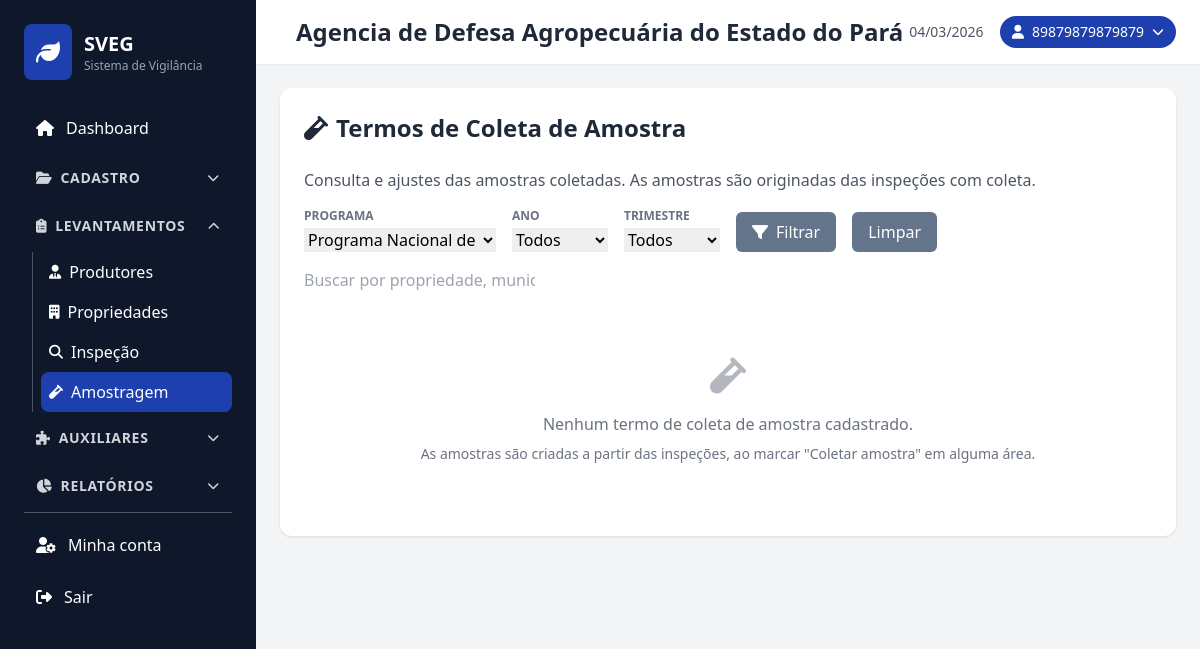
The page /amostragem/index.php?programa=68171b8fe81ca6.43972370 (signed in) on the database as committed earlier.
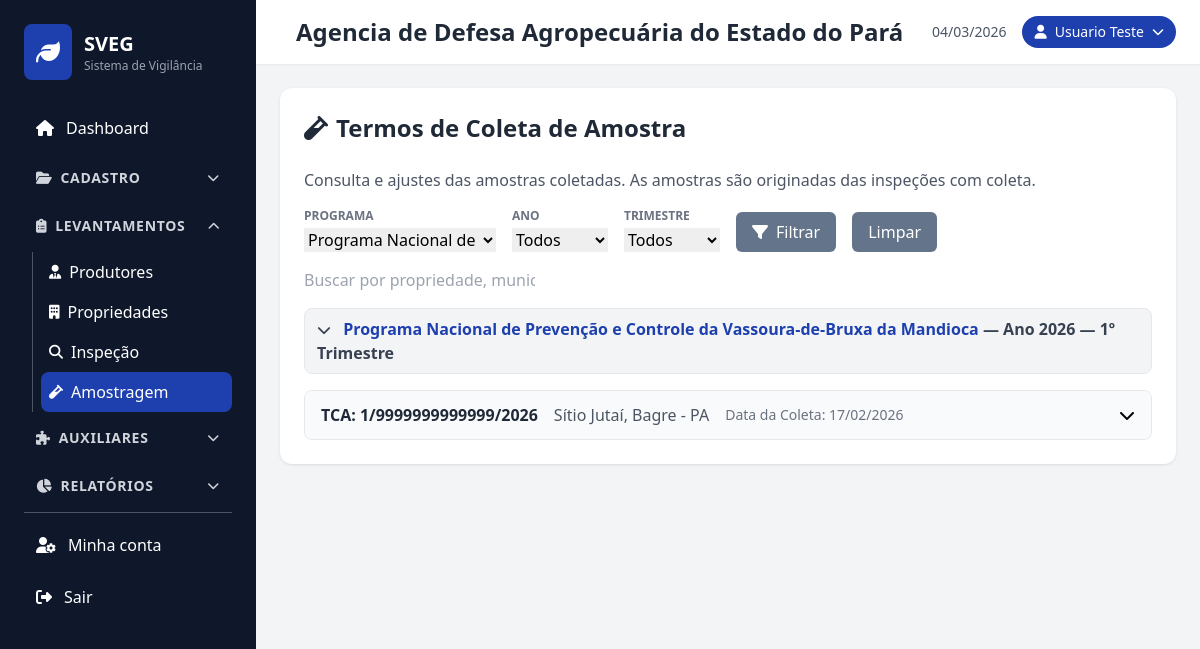
The same page on the database as committed later.
### tables this page shows
CREATE TABLE `termo_inspecao` (
  `id` char(36) NOT NULL,
  `data_inspecao` date DEFAULT NULL,
  `data_amostragem` date DEFAULT NULL,
  `termo_inspecao` varchar(30) DEFAULT NULL,
  `termo_coleta` varchar(30) DEFAULT NULL,
  `id_usuario` varchar(255) DEFAULT NULL,
  `id_auxiliar` varchar(255) DEFAULT NULL,
  `id_propriedade` char(36) DEFAULT NULL,
  `id_programa` char(36) DEFAULT NULL,
  `criado_em` timestamp NOT NULL DEFAULT CURRENT_TIMESTAMP,
  `atualizado_em` timestamp NOT NULL DEFAULT CURRENT_TIMESTAMP ON UPDATE CURRENT_TIMESTAMP
);

CREATE TABLE `programas` (
  `id` char(36) NOT NULL,
  `codigo` varchar(20) DEFAULT NULL,
  `nome` varchar(255) NOT NULL,
  `nomes_comuns` varchar(255) DEFAULT NULL,
  `nome_cientifico` varchar(255) DEFAULT NULL,
  `criado_em` timestamp NOT NULL DEFAULT CURRENT_TIMESTAMP,
  `atualizado_em` timestamp NOT NULL DEFAULT CURRENT_TIMESTAMP ON UPDATE CURRENT_TIMESTAMP
);

CREATE TABLE `propriedades` (
  `id` char(36) NOT NULL,
  `n_cadastro` varchar(50) DEFAULT NULL,
  `cpf_cnpj` varchar(20) DEFAULT NULL,
  `RG_IE` varchar(20) DEFAULT NULL,
  `nome` varchar(100) NOT NULL,
  `CEP` varchar(10) DEFAULT NULL,
  `endereco` varchar(200) DEFAULT NULL,
  `bairro` varchar(100) DEFAULT NULL,
  `municipio` varchar(255) DEFAULT NULL,
  `UF` char(2) DEFAULT NULL,
  `area_total` double DEFAULT NULL,
  `destino_producao` varchar(255) DEFAULT NULL,
  `id_proprietario` char(36) DEFAULT NULL,
  `classificacao` varchar(50) DEFAULT NULL,
  `producao_familiar` char(3) DEFAULT NULL,
  `latitude` decimal(10,8) DEFAULT NULL,
  `longitude` decimal(11,8) DEFAULT NULL,
  `observacoes` text,
  `criado_em` timestamp NULL DEFAULT CURRENT_TIMESTAMP,
  `atualizado_em` timestamp NULL DEFAULT CURRENT_TIMESTAMP ON UPDATE CURRENT_TIMESTAMP
);

### includes/auth.php (called while the page is built, shortened)
<?php
function getLoggedUser() {
    return $_SESSION['user'] ?? null;
}

### includes/functions.php (called while the page is built, shortened)
<?php
function getUserPhotoDataUrl($login) {
    $db = (new Database())->getConnection();
    $stmt = $db->prepare("SELECT picture FROM sec_users WHERE login = ?");
    $stmt->execute([$login]);
    $blob = $stmt->fetchColumn();
    if (!$blob) return null;
    $finfo = new finfo(FILEINFO_MIME_TYPE);
    $mime = $finfo->buffer($blob) ?: 'image/jpeg';
    return 'data:' . $mime . ';base64,' . base64_encode($blob);
}
?>

### amostragem/index.php (the view, shortened to what the changed rows need)
<?php
require_once '../includes/functions.php';
include '../includes/header.php';
$database = new Database();
$db = $database->getConnection();
$filtro_programa = isset($_GET['programa']) && $_GET['programa'] !== '' ? sanitizeInput($_GET['programa']) : null;
$params = [];
$where = ["t.termo_coleta IS NOT NULL", "TRIM(t.termo_coleta) != ''"];
if ($filtro_programa) {
    $where[] = "t.id_programa = :filtro_programa";
    $params[':filtro_programa'] = $filtro_programa;
}
$sql_where = 'WHERE ' . implode(' AND ', $where);
$sql = "
    SELECT t.id, t.termo_coleta, t.data_amostragem, t.id_usuario, t.id_auxiliar, t.id_propriedade, t.id_programa,
           p.nome as propriedade_nome, p.municipio as propriedade_municipio, p.UF as propriedade_uf,
           u.name as usuario_nome, fu.nome as usuario_formacao, cr.nome as usuario_cargo,
           au.name as auxiliar_nome, fa.nome as auxiliar_formacao, ca.nome as auxiliar_cargo,
           pr.nome as programa_nome,
           YEAR(COALESCE(t.data_amostragem, t.criado_em)) as ano,
           CEIL(MONTH(COALESCE(t.data_amostragem, t.criado_em)) / 3) as trimestre
    FROM termo_inspecao t
    LEFT JOIN propriedades p ON t.id_propriedade = p.id
    LEFT JOIN sec_users u ON t.id_usuario = u.login
    LEFT JOIN formacao fu ON u.formacao = fu.id
    LEFT JOIN cargos cr ON u.role = cr.id
    LEFT JOIN sec_users au ON t.id_auxiliar = au.login
    LEFT JOIN formacao fa ON au.formacao = fa.id
    LEFT JOIN cargos ca ON au.role = ca.id
    LEFT JOIN programas pr ON t.id_programa = pr.id
    $sql_where
    ORDER BY COALESCE(pr.nome, ''), ano DESC, trimestre DESC, t.data_amostragem DESC, t.criado_em DESC
";
$stmt = $db->prepare($sql);
$stmt->execute($params);
$termos = $stmt->fetchAll(PDO::FETCH_ASSOC);
?>
<div class="card">
    <div class="flex justify-between items-center mb-6">
        <h2 class="text-2xl font-bold text-gray-800">
            <i class="fas fa-vial mr-2"></i>Termos de Coleta de Amostra
        </h2>
    </div>
    <div class="space-y-4">
        <?php
        $ult_grupo = '';
        foreach ($termos as $t):
            $grupo = ($t['programa_nome'] ?? '-') . '|' . ($t['ano'] ?? '-') . '|' . ($t['trimestre'] ?? '-');
            if ($grupo !== $ult_grupo):
                $ult_grupo = $grupo;
        ?>
        <div class="py-2 px-3 rounded-lg font-semibold text-gray-700 bg-gray-100 border border-gray-200 grupo-header cursor-pointer hover:bg-gray-200" data-grupo="<?php echo htmlspecialchars($grupo); ?>" onclick="toggleGrupoAmostragem(this)">
            <i class="fas fa-chevron-down grupo-chevron mr-2 transition-transform inline-block text-sm" style="width: 1em;"></i>
            <span class="text-primary"><?php echo htmlspecialchars($t['programa_nome'] ?? 'Sem programa'); ?></span>
            — Ano <?php echo htmlspecialchars($t['ano'] ?? '-'); ?>
            — <?php echo (int)($t['trimestre'] ?? 0); ?>º Trimestre
        </div>
        <?php endif;
            $tid = $t['id'];
            $nomeMunicipioUf = trim(($t['propriedade_municipio'] ?? '') . ($t['propriedade_uf'] ? ' - ' . $t['propriedade_uf'] : ''));
            $dataColetaStr = !empty($t['data_amostragem']) && $t['data_amostragem'] != '0000-00-00' ? date('d/m/Y', strtotime($t['data_amostragem'])) : '-';
            $dataSearch = strtolower(htmlspecialchars(($t['propriedade_nome'] ?? '') . ' ' . ($t['propriedade_municipio'] ?? '') . ' ' . ($t['usuario_nome'] ?? $t['id_usuario'] ?? '') . ' ' . ($t['usuario_formacao'] ?? '') . ' ' . ($t['auxiliar_nome'] ?? '') . ' ' . ($t['auxiliar_formacao'] ?? '') . ' ' . ($t['termo_coleta'] ?? '')));
        ?>
        <div class="border border-gray-200 rounded-lg overflow-hidden termo-amostragem-row" data-search="<?php echo $dataSearch; ?>" data-grupo="<?php echo htmlspecialchars($grupo); ?>">
            <div class="bg-gray-50 px-4 py-3 flex items-center justify-between cursor-pointer hover:bg-gray-100" onclick="toggleDetalhe('detalhe-<?php echo htmlspecialchars($tid); ?>')">
                <div class="flex items-center gap-4 flex-wrap">
                    <span class="font-semibold text-gray-800">TCA: <?php echo htmlspecialchars($t['termo_coleta'] ?? '-'); ?></span>
                    <span class="text-gray-600"><?php echo htmlspecialchars($t['propriedade_nome'] ?? '-'); ?><?php if ($nomeMunicipioUf): ?>, <?php echo htmlspecialchars($nomeMunicipioUf); ?><?php endif; ?></span>
                    <span class="text-sm text-gray-500">Data da Coleta: <?php echo $dataColetaStr; ?></span>
                </div>
                <i class="fas fa-chevron-down transition-transform detalhe-chevron" id="chevron-<?php echo htmlspecialchars($tid); ?>"></i>
            </div>
        </div>
        <?php endforeach; ?>
    </div>
    <?php if (empty($termos)): ?>
    <div class="text-center py-12 text-gray-500">
        <i class="fas fa-vial text-4xl mb-4 opacity-50"></i>
        <p>Nenhum termo de coleta de amostra cadastrado.</p>
        <p class="text-sm mt-2">As amostras são criadas a partir das inspeções, ao marcar "Coletar amostra" em alguma área.</p>
    </div>
    <?php endif; ?>
</div>
<?php include '../includes/footer.php'; ?>

### includes/header.php (shortened to what the changed rows need)
<?php
require_once __DIR__ . '/auth.php';
$script_name = isset($_SERVER['SCRIPT_NAME']) ? $_SERVER['SCRIPT_NAME'] : '/';
$script_dir = str_replace('\\', '/', dirname($script_name));
$dir_segments = array_values(array_filter(explode('/', trim($script_dir, '/'))));
$subfolders = ['programas', 'propriedades', 'produtos', 'hospedeiros', 'produtores', 'orgaos', 'orgaos_tipos', 'unidades', 'municipios', 'cargos', 'normas', 'termo_inspecao', 'amostragem', 'usuarios', 'config_email'];
$last_seg = end($dir_segments);
if ($last_seg && in_array($last_seg, $subfolders)) {
    array_pop($dir_segments);
}
$base_path = (count($dir_segments) > 0) ? '/' . implode('/', $dir_segments) . '/' : '/';
?>
<!DOCTYPE html>
<html lang="pt-BR">
<head>
    <script src="https://cdn.tailwindcss.com"></script>
    <link rel="stylesheet" href="https://cdnjs.cloudflare.com/ajax/libs/font-awesome/6.4.0/css/all.min.css">
    <link rel="stylesheet" href="<?php echo htmlspecialchars($base_path); ?>css/style.css">
</head>
<body class="bg-gray-100">
    <div class="flex h-screen overflow-hidden">
        <?php include 'sidebar.php'; ?>
        <div class="flex flex-col flex-1 overflow-y-auto">
            <header id="app-header" class="bg-white shadow-sm">
                <div class="px-6 py-4 flex justify-between items-center">
                    <div class="flex items-center">
                        <h1 class="text-2xl font-bold text-gray-800 ml-4"><?php
                            $u = getLoggedUser();
                            echo htmlspecialchars($u['orgao_nome'] ?? 'SVEG');
                        ?></h1>
                    </div>
                    <div class="flex items-center space-x-4">
                        <?php $user = getLoggedUser();
                        $user_photo_url = $user ? getUserPhotoDataUrl($user['login']) : null;
                        ?>
                        <div class="relative" id="user-badge-wrap">
                            <button type="button" id="user-badge" class="flex items-center gap-2 bg-primary text-white px-3 py-1.5 rounded-full text-sm hover:bg-blue-900 cursor-pointer transition-colors">
                                <?php if ($user_photo_url): ?>
                                <img src="<?php echo htmlspecialchars($user_photo_url); ?>" alt="" class="w-6 h-6 rounded-full object-cover">
                                <?php else: ?>
                                <i class="fas fa-user"></i>
                                <?php endif; ?>
                                <span><?php echo htmlspecialchars($user['name'] ?? $user['login'] ?? 'Usuário'); ?></span>
                                <i class="fas fa-chevron-down text-xs"></i>
                            </button>
                        </div>
                    </div>
                </div>
            </header>
            <main class="flex-1 p-6 overflow-y-auto min-w-0">

Rows that differ between the two databases and show on the page:
added termo_inspecao: id_programa.nome "Programa Nacional de Prevenção e Controle da Vassoura-de-Bruxa da Mandioca", ano "2026", trimestre "1", termo_coleta "1/9999999999999/2026", id_propriedade.nome "Sítio Jutaí", id_propriedade.UF "Bagre - PA", data_amostragem "17/02/2026"
Other text that changed with them:
$user['name']: "89879879879879" → "Usuario Teste"
text no longer shown: "Nenhum termo de coleta de amostra cadastrado. As amostras são criadas a partir das inspeções, ao marcar \"Coletar amostra\" em alguma área."
